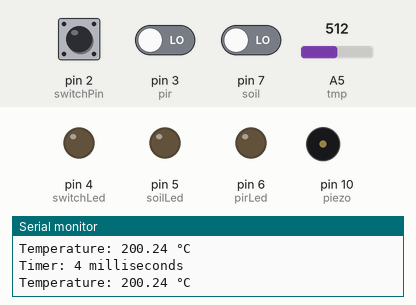
A sketch run on a simulated Arduino Uno, built with avr-gcc and run on an emulated ATmega328P. Shown: output pins drawn as LEDs (lit = HIGH), buzzer (waves = sounding, pin HIGH), the last lines printed to the serial monitor. Inputs (shaded band) come from the test bench; at power-on: A5 (tmp) = 512, pin 2 (switchPin) HIGH, pin 3 (pir) LOW, pin 7 (soil) LOW.

Above: at 2.8 s.
2.9 s: A5 (tmp) set to 174
5.6 s: A5 (tmp) set to 150
At 6.7 s:
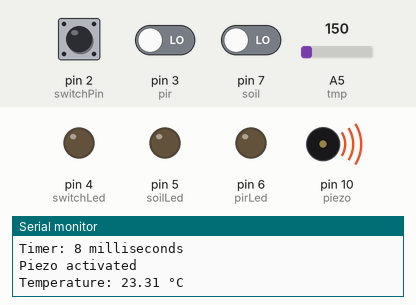
11.5 s: pin 2 (switchPin) pulled LOW for 2.35 s
At 12.5 s:
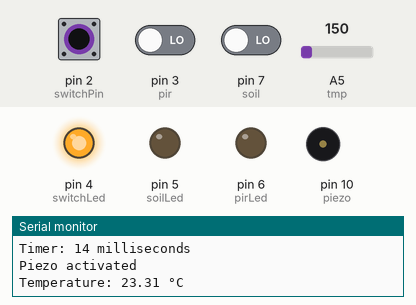
19.5 s: pin 3 (pir) driven HIGH
At 21.0 s:
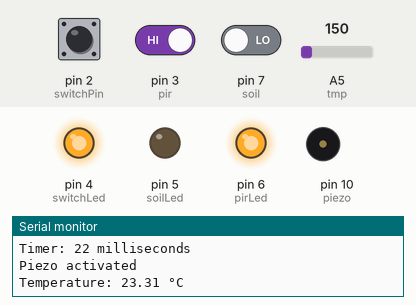
25.4 s: pin 7 (soil) driven HIGH
At 26.8 s:
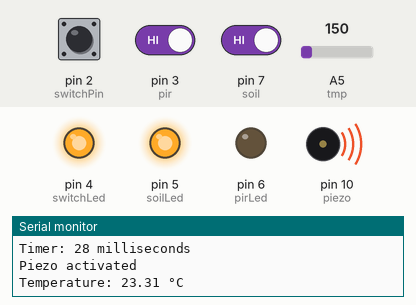
31.3 s: pin 2 (switchPin) pulled LOW for 2.35 s
At 32.6 s:
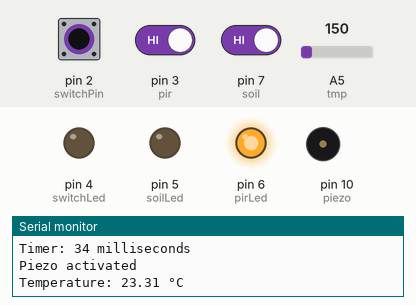
Timing chart, 0 to 38.5 s (numbered marks = the images above; inputs shaded):
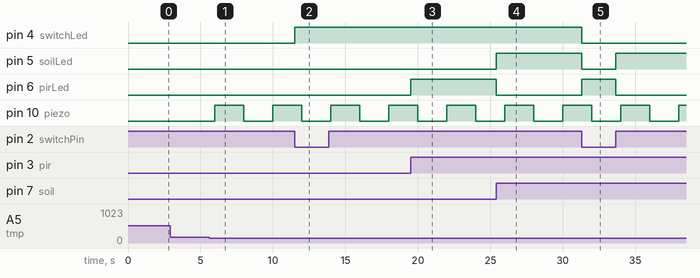

Measured:
- the behaviour switches between 164 and 163 on A5 (tmp) (found by bisection; images 0 and 1)
- after the input at 5.6 s, pin 10 (piezo): LOW → HIGH after 0.40 s, → LOW 2.0 s later, → HIGH 2.0 s later
- after the input at 11.5 s, pin 4 (switchLed): LOW → HIGH at once
- after the input at 19.5 s, pin 6 (pirLed): LOW → HIGH at once
- after the input at 25.4 s, pin 5 (soilLed): LOW → HIGH at once; pin 6 (pirLed): HIGH → LOW at once
- after the input at 31.3 s, pin 4 (switchLed): HIGH → LOW at once; pin 5 (soilLed): HIGH → LOW at once, → HIGH 2.4 s later; pin 6 (pirLed): LOW → HIGH at once, → LOW 2.4 s later

The sketch:

powerful_krunk1-3.ino
```cpp
// Define the pins for sensors and LEDs
const int soil = 7;
const int pir = 3;
const int switchPin = 2;

const int tmp = A5;

// LEDs
const int pirLed = 6;
const int soilLed = 5;
const int switchLed = 4;
const int piezo = 10;

// Variables for storing LEDs' states
volatile bool pirLedState = false;
volatile bool soilLedState = false;
volatile bool switchLedState = false;

// Variable for Timer Delay
int x = 2;

void starttimer(){
  // clear timer counter
  TCCR1A = 0;
  TCCR1B = 0;
  TCNT1 = 0;

  // set the timer compare value for 2ms
  OCR1A =  31249;

  // set the prescaler to 1024
  TCCR1B |= (1 << WGM12);
  TCCR1B |= (1 << CS12) | (0 << CS11) | (1 << CS10);

  // enable the compare match mode on register A
  TIMSK1 |= (1 << OCIE1A);
}

ISR(TIMER1_COMPA_vect){
  // Print the current LED timer value in milliseconds
  Serial.print("Timer: ");
  Serial.print(x);
  Serial.println(" milliseconds");
  Serial.println();

  int analogValue = analogRead(tmp);
  float voltage = analogValue * (5.0 / 1023.0);
  float tmpC = (voltage - 0.5) * 100.0;

  if(tmpC < 30){
    // Toggle the timer piezo state
  	digitalWrite(piezo, digitalRead(piezo) ^ 1);
    Serial.println("Piezo activated");
  }
  Serial.print("Temperature: ");
  Serial.print(tmpC);
  Serial.println(" °C");
  Serial.println();

  // Increment the timer LED delay
  x = x + 2;
}

// ISR for pin change interruptions on PCINT0 (port B),
// PCINT1 (port C), PCINT2 (port D)
ISR(PCINT2_vect){
  // check the soil moisture sensor state
  if(digitalRead(soil) == HIGH){
    soilLedState = !soilLedState;
    digitalWrite(soilLed, soilLedState);
	Serial.println("Soil moisture detected.");
  }

  // check the PIR sensor state
  if(digitalRead(pir) == HIGH){
    pirLedState = !pirLedState;
    digitalWrite(pirLed, pirLedState);
    Serial.println("Motion detected");
  }

  // check the switch state
  if(digitalRead(switchPin) == LOW){
    switchLedState = !switchLedState;
    digitalWrite(switchLed, switchLedState);
    Serial.println("Slide switch activated");
  }
}


void setup()
{
  // set up the LED and sensors pins as output and input
  pinMode(pirLed, OUTPUT);
  pinMode(soilLed, OUTPUT);
  pinMode(switchLed, OUTPUT);
  pinMode(piezo, OUTPUT);

  pinMode(soil, INPUT);
  pinMode(pir, INPUT);
  pinMode(switchPin, INPUT_PULLUP);

  // Initialize the serial communication
  Serial.begin(9600);

  starttimer();

  // disable interrupt
  noInterrupts();

  // Enable pin change interrupts for the relevant pins
  PCICR |= (1 << PCIE2); // Enable pin change interrupt for PORTD (PCINT16 to PCINT23)

  // enable pin change interrupts for pins
  // 7 - soil,3 - pir and 12 - switch
  // PCINT23, PCINT19, PCINT18
  PCMSK2 |= (1 << PCINT23);
  PCMSK2 |= (1 << PCINT19);
  PCMSK2 |= (1 << PCINT18);

  // enable global interrupts
  interrupts();
}

void loop()
{

}
```

pcint.cpp
```cpp
// Define the pins for sensors and LEDs
const int soil = 7;
const int pir = 3;
const int switchPin = 2;

const int tmp = A5;

// LEDs
const int pirLed = 6;
const int soilLed = 5;
const int switchLed = 4;
const int piezo = 10;

// Variables for storing LEDs' states
volatile bool pirLedState = false;
volatile bool soilLedState = false;
volatile bool switchLedState = false;

// Variable for Timer Delay
int x = 2;

void starttimer() {
  // clear timer counter
  TCCR1A = 0;
  TCCR1B = 0;
  TCNT1 = 0;

  // set the timer compare value for 2ms
  OCR1A = 31249;

  // set the prescaler to 1024
  TCCR1B |= (1 << WGM12);
  TCCR1B |= (1 << CS12) | (0 << CS11) | (1 << CS10);

  // enable the compare match mode on register A
  TIMSK1 |= (1 << OCIE1A);
}

ISR(TIMER1_COMPA_vect) {
  // Print the current LED timer value in milliseconds
  Serial.print("Timer: ");
  Serial.print(x);
  Serial.println(" milliseconds");
  Serial.println();

  int analogValue = analogRead(tmp);
  float voltage = analogValue * (5.0 / 1023.0);
  float tmpC = (voltage - 0.5) * 100.0;

  if (tmpC < 30) {
    // Toggle the timer piezo state
    digitalWrite(piezo, digitalRead(piezo) ^ 1);
    Serial.println("Piezo activated");
  }
  Serial.print("Temperature: ");
  Serial.print(tmpC);
  Serial.println(" °C");
  Serial.println();

  // Increment the timer LED delay
  x = x + 2;
}

// ISR for pin change interruptions on PCINT0 (port B),
// PCINT1 (port C), PCINT2 (port D)
ISR(PCINT2_vect) {
  // check the soil moisture sensor state
  if (digitalRead(soil) == HIGH) {
    soilLedState = !soilLedState;
    digitalWrite(soilLed, soilLedState);
    Serial.println("Soil moisture detected.");
  }

  // check the PIR sensor state
  if (digitalRead(pir) == HIGH) {
    pirLedState = !pirLedState;
    digitalWrite(pirLed, pirLedState);
    Serial.println("Motion detected");
  }

  // check the switch state
  if (digitalRead(switchPin) == LOW) {
    switchLedState = !switchLedState;
    digitalWrite(switchLed, switchLedState);
    Serial.println("Slide switch activated");
  }
}

void setup() {
  // set up the LED and sensors pins as output and input
  pinMode(pirLed, OUTPUT);
  pinMode(soilLed, OUTPUT);
  pinMode(switchLed, OUTPUT);
  pinMode(piezo, OUTPUT);

  pinMode(soil, INPUT);
  pinMode(pir, INPUT);
  pinMode(switchPin, INPUT_PULLUP);

  // Initialize the serial communication
  Serial.begin(9600);

  starttimer();

  // disable interrupt
  noInterrupts();

  // Enable pin change interrupts for the relevant pins
  PCICR |=
      (1
       << PCIE2); // Enable pin change interrupt for PORTD (PCINT16 to PCINT23)

  // enable pin change interrupts for pins
  // 7 - soil,3 - pir and 12 - switch
  // PCINT23, PCINT19, PCINT18
  PCMSK2 |= (1 << PCINT23);
  PCMSK2 |= (1 << PCINT19);
  PCMSK2 |= (1 << PCINT18);

  // enable global interrupts
  interrupts();
}

void loop() {}
```
